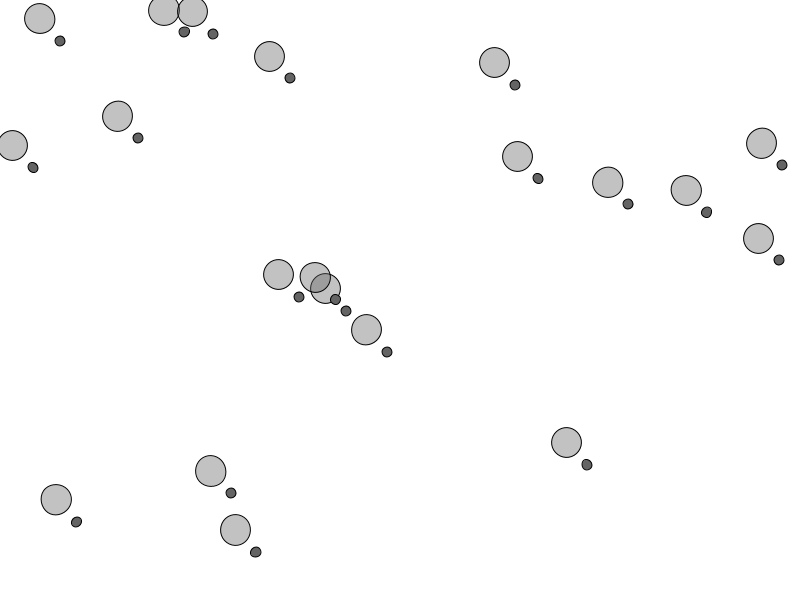
Frame 1 (no input)
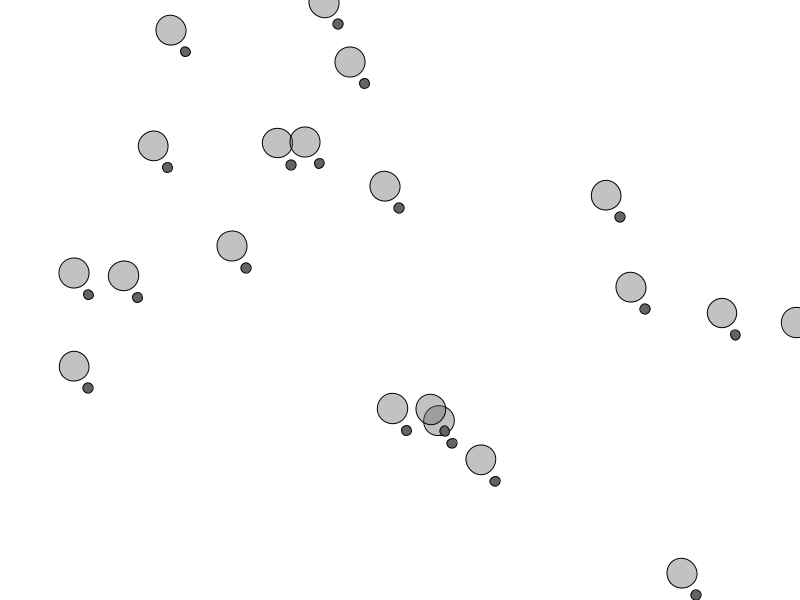
Frame 60 (the mouse pressed at the canvas centre just before this capture)
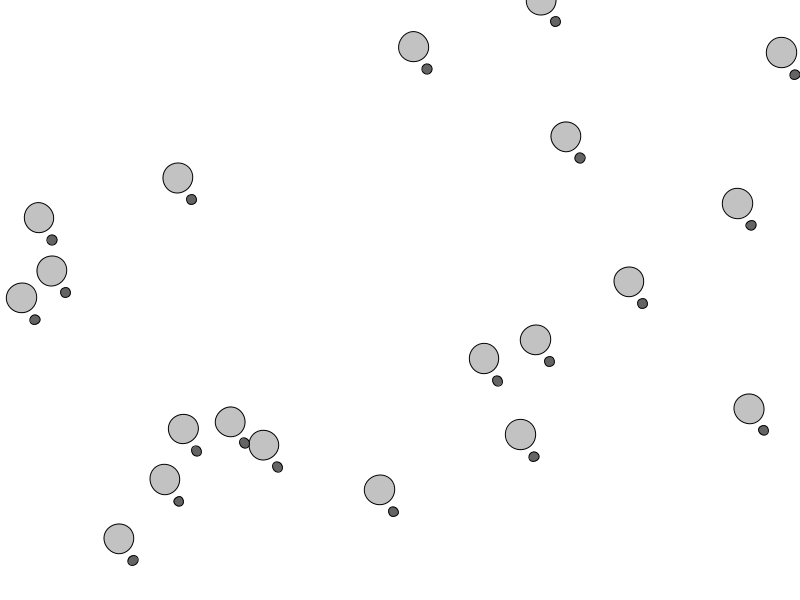
Frame 120 (the mouse held since frame 60 and released just before this capture)

The Processing sketch that drew these frames (run headless with seeded random() and noise(); from frame 60 on, the mouse is pressed at the canvas centre):

// Processing sketch: wormss_with_direction
// ── wormss_with_direction.pde
Mover[] movers = new Mover[20];

void setup() {
  size(800, 600);
  for (int i = 0; i < movers.length; i++) { 
    movers[i] = new Mover();
  }
}

void draw() {
  background(255);
  for (int i = 0; i < movers.length; i++) { 
    movers[i].update();
    movers[i].checkEdges();
    movers[i].display();
  }
}  

void mousePressed() {
  for (int i = 0; i < movers.length; i++) { 
    movers[i] = new Mover();
  }
}
// ── mover.pde
class Mover {

  PVector location;
  PVector velocity;
  PVector acceleration;
  float topspeed;
  float thetaX;
  float r;
  float t1;
  float t2;

  Mover() {
    location = new PVector(random(width), random(height));
    velocity = new PVector(0, 0);
    topspeed = 3;
    thetaX = 0.0;
    r = 30;
    t1 = 0.0;
    t2 = 10000;
  }

  void update() {
    acceleration = new PVector(noise(t1), noise(t2));
    acceleration.mult(random(2));
    velocity.add(acceleration);
    velocity.limit(topspeed);
    location.add(velocity);
  }

  void display() {
    float theta = velocity.heading2D();
    pushMatrix();
    translate(location.x, location.y);
    rotate(theta);
    float x = map(cos(thetaX), -1, 1, -r/2, r/2);
    fill(100, 100);
    ellipse(0, 0, r, r);
    fill(100);
    ellipse(x + r/2, 0, 10, 10);
    thetaX += 0.2;
    t1 += 0.1;
    t2 += 0.3;
    println(x);
    popMatrix();
  }

  void checkEdges() {

    if (location.x > width) {
      location.x = 0;
    } else if (location.x < 0) {
      location.x = width;
    }

    if (location.y > height) {
      location.y = 0;
    } else if (location.y < 0) {
      location.y = height;
    }
  }
}
